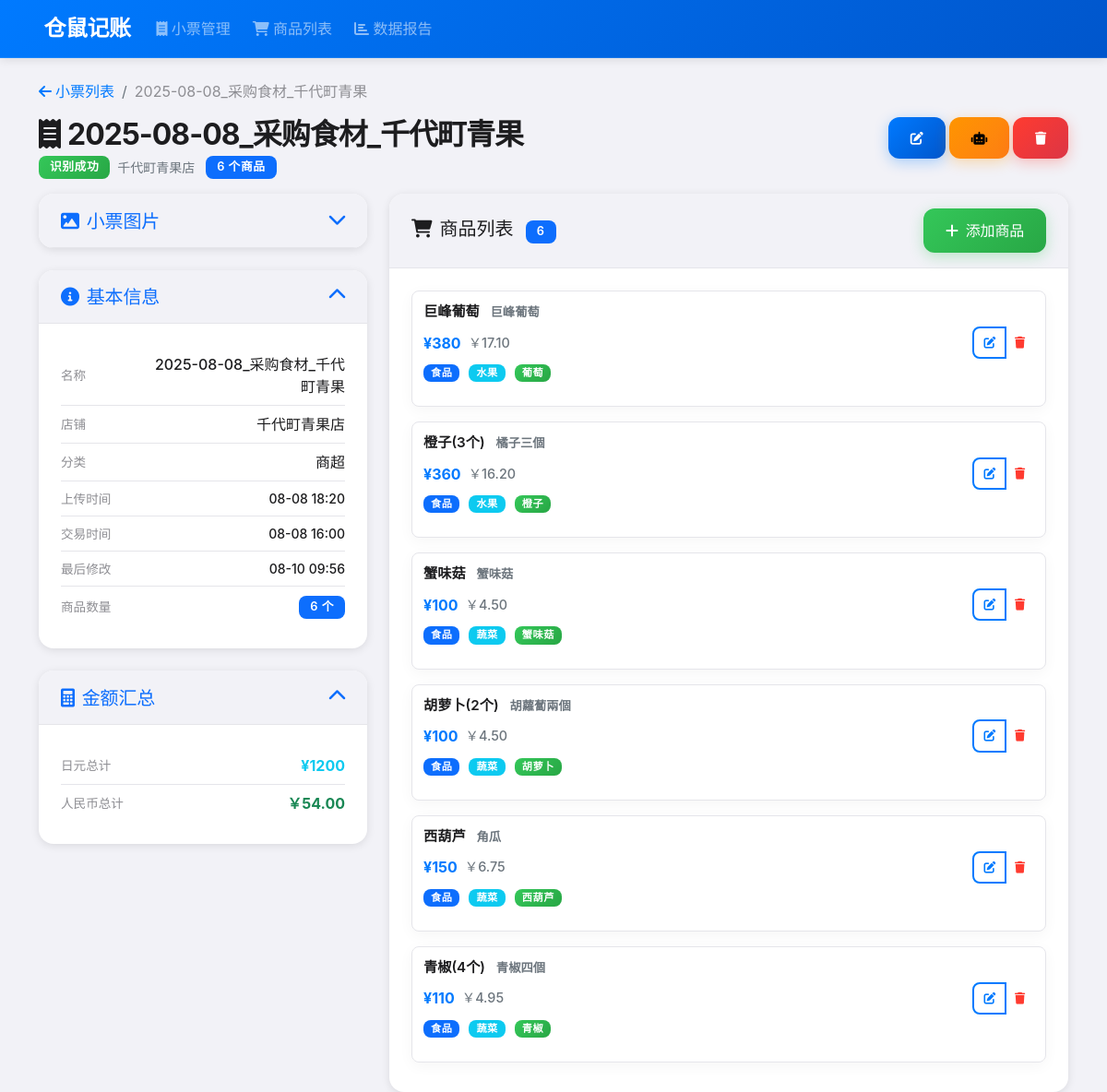
The page /receipts/448 on the database its author committed.
### app/models.py (models this page shows, shortened)
class Receipt(db.Model):
    __tablename__ = "receipts"
    id: Mapped[int] = mapped_column(Integer, primary_key=True)
    name: Mapped[str] = mapped_column(
        String(255), nullable=False, default="未命名小票"
    )  # 将长度扩展到255以支持AI生成的文件名
    image_filename: Mapped[Optional[str]] = mapped_column(String(255), nullable=True)
    text_description: Mapped[Optional[str]] = mapped_column(String, nullable=True)
    notes: Mapped[Optional[str]] = mapped_column(String, nullable=True)
    exchange_rate: Mapped[Optional[float]] = mapped_column(Float, nullable=True)
    store_name: Mapped[Optional[str]] = mapped_column(
        String(100), nullable=True
    )  # 店铺名称
    store_category: Mapped[Optional[str]] = mapped_column(
        String(50), nullable=True
    )  # 店铺分类
    created_at: Mapped[datetime] = mapped_column(DateTime, default=datetime.utcnow)
    transaction_time: Mapped[Optional[datetime]] = mapped_column(
        DateTime, nullable=True
    )
    updated_at: Mapped[datetime] = mapped_column(
        DateTime, default=datetime.utcnow, onupdate=datetime.utcnow
    )
    status: Mapped[RecognitionStatus] = mapped_column(
        Enum(RecognitionStatus), default=RecognitionStatus.PENDING, nullable=False
    )
    items: Mapped[List["Item"]] = relationship(
        "Item", back_populates="receipt", cascade="all, delete-orphan"
    )

class Item(db.Model):
    __tablename__ = "items"
    id: Mapped[int] = mapped_column(Integer, primary_key=True)
    receipt_id: Mapped[int] = mapped_column(
        Integer, ForeignKey("receipts.id"), nullable=False
    )
    name_ja: Mapped[Optional[str]] = mapped_column(String(100))
    name_zh: Mapped[Optional[str]] = mapped_column(String(100))
    price_jpy: Mapped[Optional[float]] = mapped_column(Float)
    price_cny: Mapped[Optional[float]] = mapped_column(Float, nullable=True)
    special_info: Mapped[Optional[str]] = mapped_column(
        String(50), nullable=True
    )  # 特价信息，如"-20%"、"是"、"否"，与AI服务字段一致
    is_special_offer: Mapped[bool] = mapped_column(
        Boolean, nullable=False, default=False
    )  # 是否特价商品
    category_1: Mapped[Optional[str]] = mapped_column(
        String(50), nullable=True
    )  # 新增：一级分类
    category_2: Mapped[Optional[str]] = mapped_column(
        String(50), nullable=True
    )  # 新增：二级分类
    category_3: Mapped[Optional[str]] = mapped_column(
        String(50), nullable=True
    )  # 新增：三级分类
    notes: Mapped[Optional[str]] = mapped_column(String, nullable=True)
    receipt: Mapped["Receipt"] = relationship("Receipt", back_populates="items")
    durable_info: Mapped[Optional["DurableGood"]] = relationship(
        "DurableGood",
        uselist=False,
        back_populates="item",
        cascade="all, delete-orphan",
    )

### app/frontend.py (the view)
@frontend_bp.route("/receipts/<int:receipt_id>")
def receipt_detail(receipt_id):
    receipt = Receipt.query.get_or_404(receipt_id)
    return render_template("receipt_detail.html", receipt=receipt)

### app/templates/receipt_detail.html (shortened to what this page needs)
{% extends "base.html" %}  {% block content %}
<nav aria-label="breadcrumb" class="mb-3">
  <ol class="breadcrumb">
    <li class="breadcrumb-item">
      <a href="{{ url_for('frontend.receipt_list') }}">
        <i class="fas fa-arrow-left me-1"></i>小票列表
      </a>
    </li>
    <li class="breadcrumb-item active">{{ receipt.name }}</li>
  </ol>
</nav>
<div class="d-flex justify-content-between align-items-start mb-3">
  <div class="flex-grow-1">
    <h1 class="page-title mb-1">
      <i class="fas fa-receipt me-2"></i>{{ receipt.name }}
    </h1>
    <div class="d-flex align-items-center gap-2">
      <span
        class="badge bg-{{ 'success' if receipt.status.value == '识别成功'
                            else 'warning' if receipt.status.value in ['待处理', '正在识别']
                            else 'danger' }}"
      >
        {{ receipt.status.value }}
      </span>
      {% if receipt.store_name %}
      <span class="text-muted small">{{ receipt.store_name }}</span>
      {% endif %} {% if receipt.items|length > 0 %}
      <span class="badge bg-primary ms-1"
        >{{ receipt.items|length }} 个商品</span
      >
      {% endif %}
    </div>
  </div>
  <div class="d-flex gap-1 flex-shrink-0">
    <button
      class="btn btn-sm btn-primary"
      data-bs-toggle="modal"
      data-bs-target="#editReceiptModal"
      title="编辑小票"
    >
      <i class="fas fa-edit"></i>
    </button>
    <button
      class="btn btn-sm btn-warning"
      onclick="reprocessReceipt({{ receipt.id }})"
      title="重新识别"
    >
      <i class="fas fa-robot"></i>
    </button>
    <button
      class="btn btn-sm btn-danger"
      onclick="deleteReceipt({{ receipt.id }})"
      title="删除小票"
    >
      <i class="fas fa-trash"></i>
    </button>
  </div>
</div>
<div class="row">
  <div class="col-lg-4">
    {% if receipt.image_filename %}
    <div class="card mb-4">
      <div class="card-header">
        <button
          class="btn btn-link p-0 w-100 text-start text-decoration-none"
          type="button"
          data-bs-toggle="collapse"
          data-bs-target="#imageCollapse"
          aria-expanded="false"
          aria-controls="imageCollapse"
          id="imageToggleBtn"
        >
          <h5 class="mb-0">
            <i class="fas fa-image me-2"></i>小票图片
            <i
              class="fas fa-chevron-down ms-1 float-end"
              id="imageToggleIcon"
            ></i>
          </h5>
        </button>
      </div>
    </div>
    {% endif %}
    <div class="card mb-4">
      <div class="card-header">
        <button
          class="btn btn-link p-0 w-100 text-start text-decoration-none"
          type="button"
          data-bs-toggle="collapse"
          data-bs-target="#infoCollapse"
          aria-expanded="true"
          aria-controls="infoCollapse"
          id="infoToggleBtn"
        >
          <h5 class="mb-0">
            <i class="fas fa-info-circle me-2"></i>基本信息
            <i class="fas fa-chevron-up ms-1 float-end" id="infoToggleIcon"></i>
          </h5>
        </button>
      </div>
      <div class="collapse show" id="infoCollapse">
        <div class="card-body">
          <div class="receipt-info-compact">
            <div class="info-item-compact">
              <div class="info-row-compact">
                <span class="info-label-compact">名称</span>
                <span class="info-value-compact">{{ receipt.name }}</span>
              </div>
            </div>
            {% if receipt.store_name %}
            <div class="info-item-compact">
              <div class="info-row-compact">
                <span class="info-label-compact">店铺</span>
                <span class="info-value-compact">{{ receipt.store_name }}</span>
              </div>
            </div>
            {% endif %} {% if receipt.store_category %}
            <div class="info-item-compact">
              <div class="info-row-compact">
                <span class="info-label-compact">分类</span>
                <span class="info-value-compact"
                  >{{ receipt.store_category }}</span
                >
              </div>
            </div>
            {% endif %}
            <div class="info-item-compact">
              <div class="info-row-compact">
                <span class="info-label-compact">上传时间</span>
                <span class="info-value-compact small"
                  >{{ receipt.created_at.strftime('%m-%d %H:%M') }}</span
                >
              </div>
            </div>
            {% if receipt.transaction_time %}
            <div class="info-item-compact">
              <div class="info-row-compact">
                <span class="info-label-compact">交易时间</span>
                <span class="info-value-compact small"
                  >{{ receipt.transaction_time.strftime('%m-%d %H:%M') }}</span
                >
              </div>
            </div>
            {% endif %}
            <div class="info-item-compact">
              <div class="info-row-compact">
                <span class="info-label-compact">最后修改</span>
                <span class="info-value-compact small"
                  >{{ receipt.updated_at.strftime('%m-%d %H:%M') }}</span
                >
              </div>
            </div>
            <div class="info-item-compact">
              <div class="info-row-compact">
                <span class="info-label-compact">商品数量</span>
                <span class="info-value-compact">
                  <span class="badge bg-primary"
                    >{{ receipt.items|length }} 个</span
                  >
                </span>
              </div>
            </div>
          </div>
        </div>
      </div>
    </div>
    {% set total_yen = receipt.items|map(attribute='price_jpy')|select|sum %} {%
    set total_rmb = receipt.items|map(attribute='price_cny')|select|sum %} {% if
    total_yen and total_yen > 0 or total_rmb and total_rmb > 0 %}
    <div class="card mb-4">
      <div class="card-header">
        <button
          class="btn btn-link p-0 w-100 text-start text-decoration-none"
          type="button"
          data-bs-toggle="collapse"
          data-bs-target="#summaryCollapse"
          aria-expanded="true"
          aria-controls="summaryCollapse"
          id="summaryToggleBtn"
        >
          <h5 class="mb-0">
            <i class="fas fa-calculator me-2"></i>金额汇总
            <i
              class="fas fa-chevron-up ms-1 float-end"
              id="summaryToggleIcon"
            ></i>
          </h5>
        </button>
      </div>
      <div class="collapse show" id="summaryCollapse">
        <div class="card-body">
          <div class="receipt-info-compact">
            {% if total_yen and total_yen > 0 %}
            <div class="info-item-compact">
              <div class="info-row-compact">
                <span class="info-label-compact">日元总计</span>
                <span class="info-value-compact">
                  <span class="fw-bold text-info"
                    >¥{{ "%.0f"|format(total_yen) }}</span
                  >
                </span>
              </div>
            </div>
            {% endif %} {% if total_rmb and total_rmb > 0 %}
            <div class="info-item-compact">
              <div class="info-row-compact">
                <span class="info-label-compact">人民币总计</span>
                <span class="info-value-compact">
                  <span class="fw-bold text-success"
                    >￥{{ "%.2f"|format(total_rmb) }}</span
                  >
                </span>
              </div>
            </div>
            {% endif %}
          </div>
        </div>
      </div>
    </div>
    {% endif %}
  </div>
  <div class="col-lg-8">
    <div class="card">
      <div
        class="card-header d-flex justify-content-between align-items-center"
      >
        <h5 class="mb-0">
          <i class="fas fa-shopping-cart me-2"></i>商品列表
          <span class="badge bg-primary ms-2">{{ receipt.items|length }}</span>
        </h5>
        <button
          class="btn btn-success"
          data-bs-toggle="modal"
          data-bs-target="#addItemModal"
        >
          <i class="fas fa-plus me-2"></i>添加商品
        </button>
      </div>
      <div class="card-body">
        {% if receipt.items %}
        <div class="row g-2">
          {% for item in receipt.items %}
          <div class="col-12">
            <div class="item-compact">
              <div class="item-name-compact">
                {% if item.name_zh %} {{ item.name_zh }} {% else %} {{
                item.name_ja or '未命名商品' }} {% endif %} {% if item.name_ja
                and item.name_zh %}
                <span class="text-muted small ms-2">{{ item.name_ja }}</span>
                {% endif %}
              </div>
              <div class="item-details-compact">
                <div class="item-price-compact">
                  {% if item.price_jpy %}
                  <span class="price-jpy fw-bold"
                    >¥{{ "%.0f"|format(item.price_jpy) }}</span
                  >
                  {% endif %} {% if item.price_cny %}
                  <span class="price-cny text-muted"
                    >￥{{ "%.2f"|format(item.price_cny) }}</span
                  >
                  {% endif %}
                </div>
                <div class="btn-group btn-group-sm">
                  <button
                    class="btn btn-outline-primary"
                    onclick="editItem({{ item.id }})"
                    title="编辑"
                  >
                    <i class="fas fa-edit"></i>
                  </button>
                  <button
                    class="btn btn-outline-danger"
                    onclick="deleteItem({{ item.id }})"
                    title="删除"
                  >
                    <i class="fas fa-trash"></i>
                  </button>
                </div>
              </div>
              <div class="item-meta-compact">
                <div class="item-categories-compact">
                  {% if item.category_1 %}
                  <span class="badge bg-primary">{{ item.category_1 }}</span>
                  {% endif %} {% if item.category_2 %}
                  <span class="badge bg-info">{{ item.category_2 }}</span>
                  {% endif %} {% if item.category_3 %}
                  <span class="badge bg-success">{{ item.category_3 }}</span>
                  {% endif %}
                </div>
              </div>
            </div>
          </div>
          {% endfor %}
        </div>
        {% endif %}
      </div>
    </div>
  </div>
</div>
{% endblock %}

### app/templates/base.html (shortened to what this page needs)
<!DOCTYPE html>
<html lang="zh-CN">
  <head>
    <link
      href="https://cdn.jsdelivr.net/npm/bootstrap@5.1.3/dist/css/bootstrap.min.css"
      rel="stylesheet"
    />
    <link
      href="https://cdnjs.cloudflare.com/ajax/libs/font-awesome/6.0.0/css/all.min.css"
      rel="stylesheet"
    />
  </head>
  <body>
    <nav class="navbar navbar-expand-lg navbar-dark bg-primary">
      <div class="container">
        <a class="navbar-brand" href="{{ url_for('frontend.receipt_list') }}">
           仓鼠记账
        </a>
        <div class="collapse navbar-collapse" id="navbarNav">
          <ul class="navbar-nav me-auto">
            <li class="nav-item">
              <a class="nav-link" href="{{ url_for('frontend.receipt_list') }}">
                <i class="fas fa-receipt"></i> 小票管理
              </a>
            </li>
            <li class="nav-item">
              <a class="nav-link" href="{{ url_for('frontend.item_list') }}">
                <i class="fas fa-shopping-cart"></i> 商品列表
              </a>
            </li>
            <li class="nav-item">
              <a class="nav-link" href="{{ url_for('frontend.report') }}">
                <i class="fas fa-chart-bar"></i> 数据报告
              </a>
            </li>
          </ul>
        </div>
      </div>
    </nav>
    <div class="container mt-4">
       {% block content %}{% endblock %}
    </div>
  </body>
</html>

### rows shown on the page
Receipt: name "2025-08-08_采购食材_千代町青果", status.value "识别成功", store_name "千代町青果店", store_category "商超", created_at "08-08 18:20", transaction_time "08-08 16:00", updated_at "08-10 09:56"
Item: name_zh "巨峰葡萄", name_ja "巨峰葡萄", price_jpy "380", price_cny "17.10", category_1 "食品", category_2 "水果", category_3 "葡萄"
Item: name_zh "橙子(3个)", name_ja "橘子三個", price_jpy "360", price_cny "16.20", category_1 "食品", category_2 "水果", category_3 "橙子"
Item: name_zh "蟹味菇", name_ja "蟹味菇", price_jpy "100", price_cny "4.50", category_1 "食品", category_2 "蔬菜", category_3 "蟹味菇"
Item: name_zh "胡萝卜(2个)", name_ja "胡蘿蔔兩個", price_jpy "100", price_cny "4.50", category_1 "食品", category_2 "蔬菜", category_3 "胡萝卜"
Item: name_zh "西葫芦", name_ja "角瓜", price_jpy "150", price_cny "6.75", category_1 "食品", category_2 "蔬菜", category_3 "西葫芦"
Item: name_zh "青椒(4个)", name_ja "青椒四個", price_jpy "110", price_cny "4.95", category_1 "食品", category_2 "蔬菜", category_3 "青椒"

### other values the page prints
{{ receipt.items|length }} "6"
{{ "%.0f"|format(total_yen) }} "1200"
{{ "%.2f"|format(total_rmb) }} "54.00"
